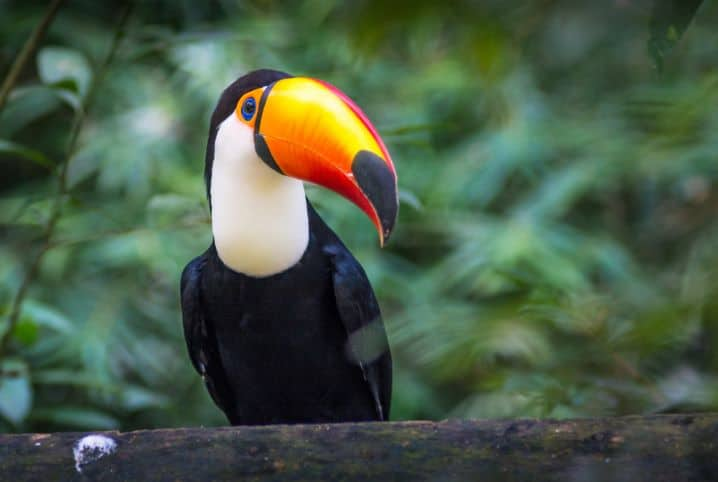
#> input picture Trabalhos/T01/tuc.jpg, 718 x 482 px
$ python SVD.py
#> lines starting #> are read from the running program, lines starting #| are printed output that depends on the picture
"""
SVD2.py - Compressão de Imagem (Versão Essencial)
Demonstra como usar SVD para comprimir imagens mantendo qualidade visual
"""

import numpy as np
import matplotlib.pyplot as plt
from PIL import Image

# === PASSO 1: CARREGAR E PREPARAR A IMAGEM ===
# Carregar a imagem e converter para tons de cinza (escala 0-255)
img = Image.open("tuc.jpg").convert('L')  # 'L' = Luminance (tons de cinza)
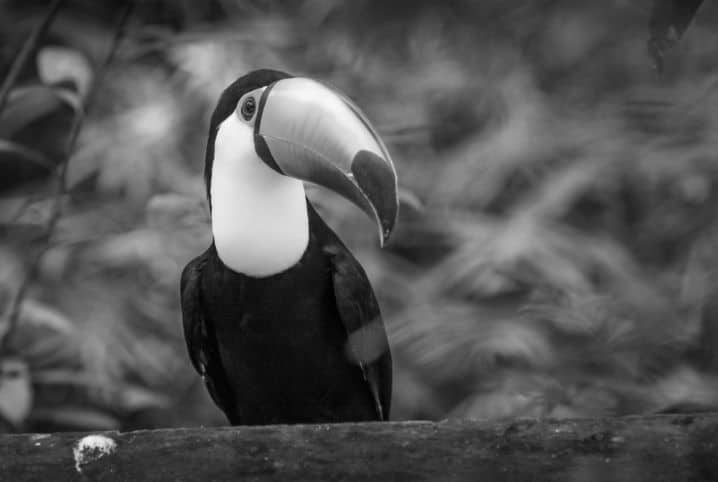
#> img: PIL image 718x482 L; min 0, max 254, mean 84.2
matriz = np.array(img)  # Converter para matriz numpy

print(f"Dimensões da imagem: {matriz.shape}")
#| Dimensões da imagem: (482, 718)
print(f"Valores na matriz: {matriz.min()} a {matriz.max()}")
#| Valores na matriz: 0 a 254

# === PASSO 2: APLICAR DECOMPOSIÇÃO SVD ===
# SVD decompõe a matriz A em: A = U × S × V^T
# U: matriz ortogonal (vetores singulares à esquerda)
# s: valores singulares (diagonal, em ordem decrescente)
# Vt: matriz ortogonal transposta (vetores singulares à direita)
U, s, Vt = np.linalg.svd(matriz, full_matrices=False)
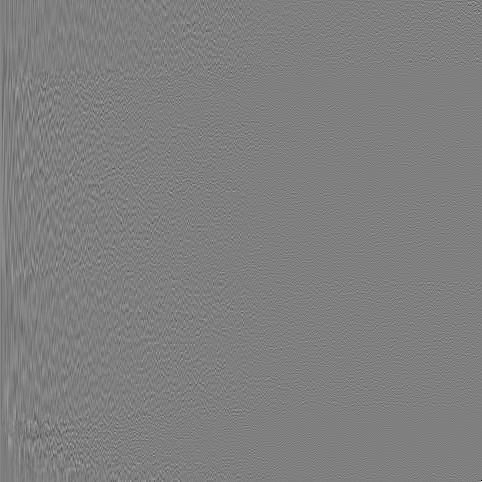
#> U: shape (482, 482) float64; min -0.651, max 0.652, mean 7.47e-05; drawn with min black and max white
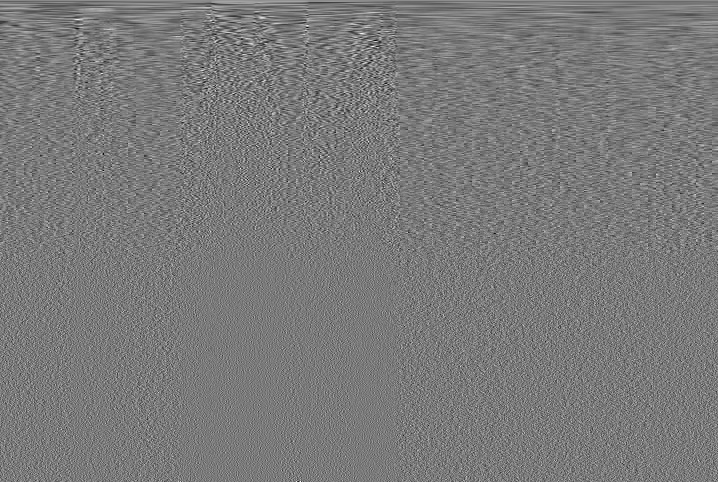
#> Vt: shape (482, 718) float64; min -0.226, max 0.245, mean 6.2e-05; drawn with min black and max white
#> s = 482 values, max 51831.9 at index 0, min 1.14 at index 481, mean 338.9

print(f"Forma de U: {U.shape}")
#| Forma de U: (482, 482)
print(f"Número de valores singulares: {len(s)}")
#| Número de valores singulares: 482
print(f"Forma de Vt: {Vt.shape}")
#| Forma de Vt: (482, 718)

# === PASSO 3: COMPRESSÃO (50%) ===
# Manter apenas os primeiros k valores singulares mais importantes
k = len(s) // 2  # 50% dos componentes (divisão inteira)
#> k = 241
print(f"Mantendo {k} de {len(s)} componentes")
#| Mantendo 241 de 482 componentes

# Reconstruir a imagem usando apenas os k primeiros componentes
# Fórmula: A_aproximada = U[:, :k] × S_k × Vt[:k, :]
img_comprimida = U[:, :k] @ np.diag(s[:k]) @ Vt[:k, :]

# Garantir que os valores permaneçam no intervalo válido [0, 255]
img_comprimida = np.clip(img_comprimida, 0, 255)

# === PASSO 4: VISUALIZAÇÃO ===
# Criar figura com 2 subplots lado a lado
fig, (ax1, ax2) = plt.subplots(1, 2, figsize=(12, 6))

# Imagem original (esquerda)
ax1.imshow(matriz, cmap='gray', vmin=0, vmax=255)
ax1.set_title('Imagem Original', fontsize=14, fontweight='bold')
#ax1.axis('off')  # Remover eixos para melhor visualização

# Imagem comprimida (direita)
ax2.imshow(img_comprimida, cmap='gray', vmin=0, vmax=255)
ax2.set_title(f'Comprimida 50%\n({k}/{len(s)} componentes SVD)',
              fontsize=14, fontweight='bold')
#ax2.axis('off')

plt.tight_layout()  # Ajustar espaçamento
plt.show()
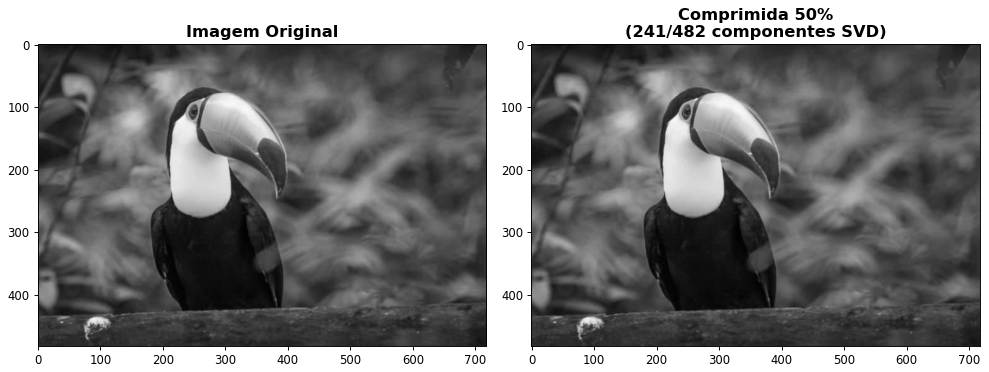
#> figure drawn by matplotlib, 2 panels

# === PASSO 5: RESULTADOS ===
print(f"\n=== RESULTADOS ===")
print(f"Componentes utilizados: {k}/{len(s)}")
#| Componentes utilizados: 241/482
print(f"Taxa de compressão: 50%")
print(f"Qualidade visual: Preservada com os componentes mais importantes")
